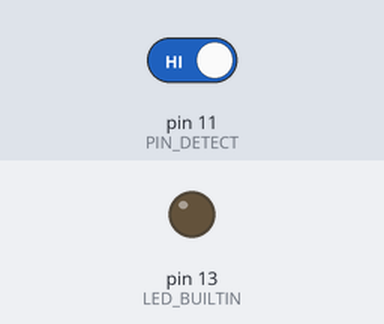
This sketch was run on a simulated Arduino Uno, built with avr-gcc and run on an emulated ATmega328P. Parts: output pins drawn as LEDs (lit = HIGH). Inputs (shaded band) come from the test bench; at power-on: pin 11 (PIN_DETECT) HIGH.

Above: at 1.2 s.
1.3 s: pin 11 (PIN_DETECT) driven LOW
At 2.4 s:
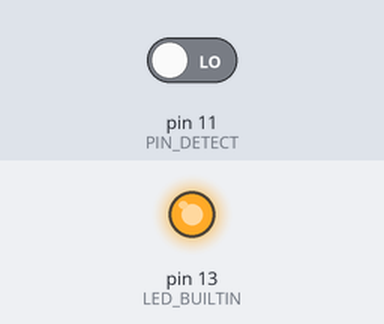
2.8 s: pin 11 (PIN_DETECT) driven HIGH
At 3.6 s:
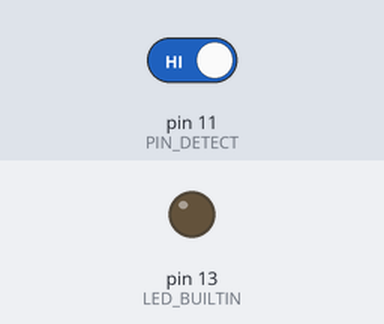
Timing chart, 0 to 5.8 s (numbered marks = the images above; inputs shaded):
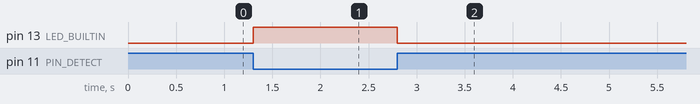

Measured:
- after the input at 1.3 s, pin 13 (LED_BUILTIN): LOW → HIGH at once
- after the input at 2.8 s, pin 13 (LED_BUILTIN): HIGH → LOW at once

The sketch:

ir-send-receive-sameboard_1.ino
```cpp
#include <IRremote.h>

#define PIN_IR 3
#define PIN_DETECT 11

IRsend irsend;
void setup()
{
  pinMode(PIN_DETECT, INPUT);
  pinMode(LED_BUILTIN, OUTPUT);
  irsend.enableIROut(38);
  irsend.mark(0);
}

void loop() {
  digitalWrite(LED_BUILTIN, !digitalRead(PIN_DETECT));
}
```
